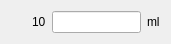
    <widget class="QWidget" name="layoutWidget">
     <property name="geometry">
      <rect>
       <x>20</x>
       <y>470</y>
       <width>171</width>
       <height>41</height>
      </rect>
     </property>
     <layout class="QGridLayout" name="gridLayout_14">
      <item row="2" column="2">
       <spacer name="verticalSpacer_34">
        <property name="orientation">
         <enum>Qt::Vertical</enum>
        </property>
        <property name="sizeHint" stdset="0">
         <size>
          <width>20</width>
          <height>40</height>
         </size>
        </property>
       </spacer>
      </item>
      <item row="0" column="2">
       <spacer name="verticalSpacer_35">
        <property name="orientation">
         <enum>Qt::Vertical</enum>
        </property>
        <property name="sizeHint" stdset="0">
         <size>
          <width>20</width>
          <height>40</height>
         </size>
        </property>
       </spacer>
      </item>
      <item row="1" column="2">
       <widget class="QLineEdit" name="leFlowDisplay_10">
        <property name="text">
         <string/>
        </property>
       </widget>
      </item>
      <item row="1" column="3">
       <widget class="QLabel" name="label_27">
        <property name="text">
         <string>ml</string>
        </property>
       </widget>
      </item>
      <item row="1" column="1">
       <widget class="QLabel" name="lb10">
        <property name="text">
         <string>10</string>
        </property>
       </widget>
      </item>
      <item row="1" column="0">
       <spacer name="horizontalSpacer_19">
        <property name="orientation">
         <enum>Qt::Horizontal</enum>
        </property>
        <property name="sizeHint" stdset="0">
         <size>
          <width>40</width>
          <height>20</height>
         </size>
        </property>
       </spacer>
      </item>
     </layout>
    </widget>
